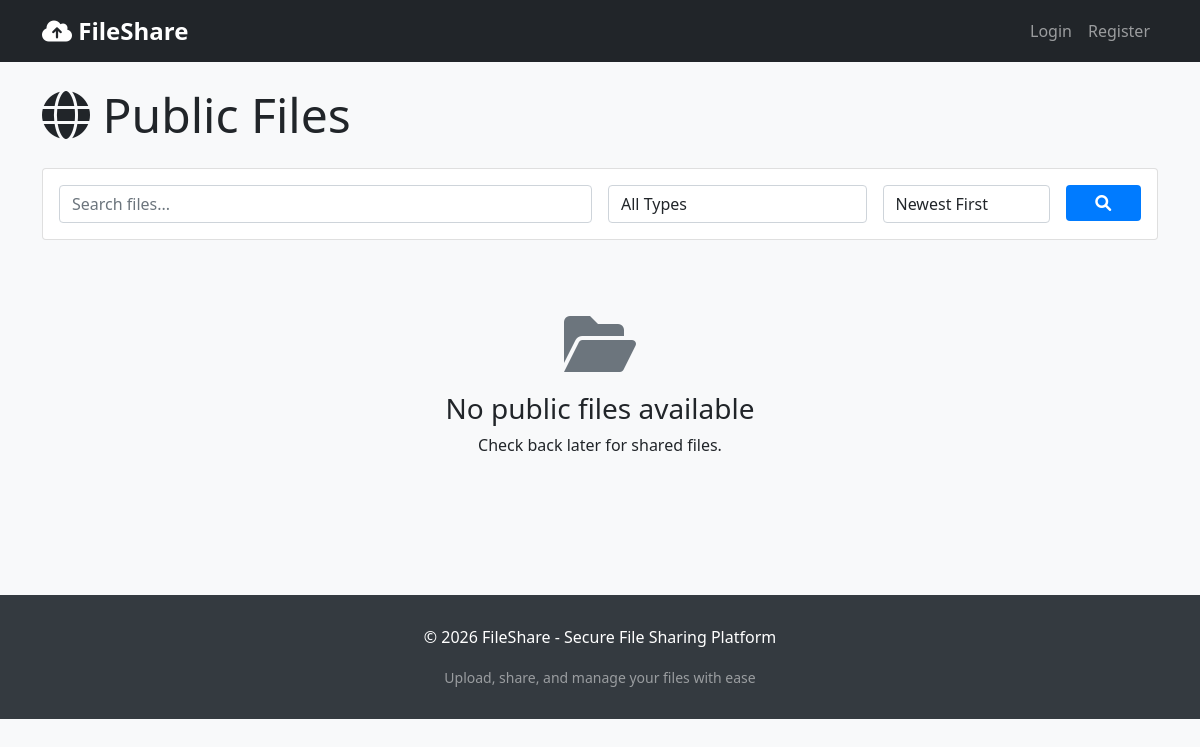
Page /public-files/ on the earlier database version.
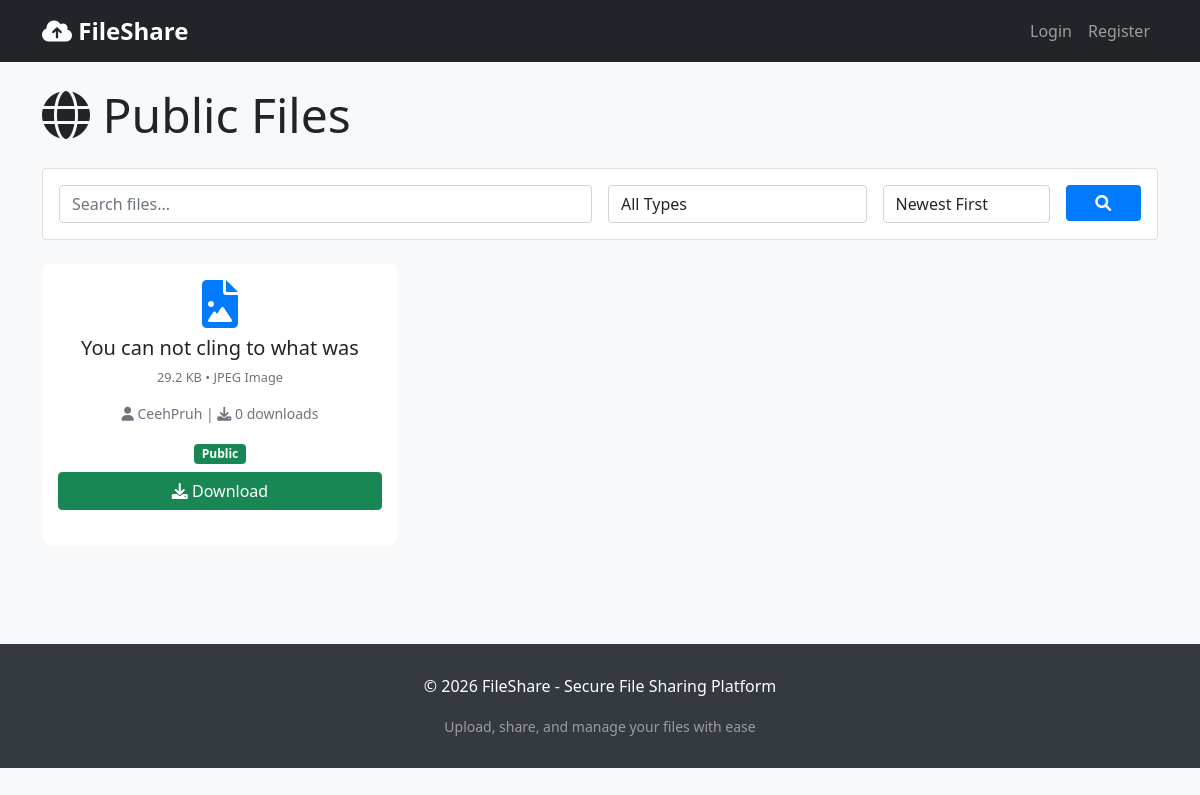
Same page on the later database version.
### files/models.py (models this page shows, shortened)
class File(models.Model):
    ACCESS_CHOICES = (
        ('public', 'Public - Anyone can access'),
        ('private', 'Private - Only me'),
        ('shared', 'Shared - Specific users'),
        ('link', 'Link - Anyone with link'),
    )
    file = models.FileField(upload_to=get_file_path, max_length=500)
    original_name = models.CharField(max_length=255)
    file_size = models.BigIntegerField(default=0)
    file_type = models.CharField(max_length=100, blank=True)
    file_hash = models.CharField(max_length=64, unique=True, blank=True)
    title = models.CharField(max_length=255, blank=True)
    description = models.TextField(blank=True)
    uploaded_by = models.ForeignKey(User, on_delete=models.CASCADE, related_name='uploaded_files')
    access_type = models.CharField(max_length=10, choices=ACCESS_CHOICES, default='private')
    allowed_users = models.ManyToManyField(User, blank=True, related_name='shared_files')
    access_code = models.CharField(max_length=20, blank=True, unique=True, null=True)
    password = models.CharField(max_length=255, blank=True, null=True)  # Hashed password
    expires_at = models.DateTimeField(null=True, blank=True)
    max_downloads = models.PositiveIntegerField(default=0, help_text="0 = unlimited")
    download_count = models.PositiveIntegerField(default=0)
    is_active = models.BooleanField(default=True)
    created_at = models.DateTimeField(auto_now_add=True)
    updated_at = models.DateTimeField(auto_now=True)
    class Meta:
        ordering = ['-created_at']
        indexes = [
            models.Index(fields=['access_code']),
            models.Index(fields=['uploaded_by', '-created_at']),
            models.Index(fields=['expires_at']),
        ]
    def is_expired(self):
        if self.expires_at:
            return timezone.now() > self.expires_at
        return False
    def can_download(self):
        if not self.is_active:
            return False
        if self.is_expired():
            return False
        if self.max_downloads > 0 and self.download_count >= self.max_downloads:
            return False
        return True
    def get_readable_size(self):
        for unit in ['B', 'KB', 'MB', 'GB']:
            if self.file_size < 1024.0:
                return f"{self.file_size:.1f} {unit}"
            self.file_size /= 1024.0
        return f"{self.file_size:.1f} GB"

### files/views.py (the view)
# urls.py: path('public-files/', views.file_list, name='file_list'),  # For public file listing
def file_list(request):
    files = File.objects.filter(access_type='public', is_active=True)
    search_query = request.GET.get('q')
    file_type = request.GET.get('file_type')
    sort_by = request.GET.get('sort', '-created_at')
    if search_query:
        files = files.filter(
            Q(original_name__icontains=search_query) |
            Q(title__icontains=search_query) |
            Q(description__icontains=search_query)
        )
    if file_type:
        files = files.filter(file_type=file_type)
    files = files.order_by(sort_by)
    paginator = Paginator(files, 12)
    page = request.GET.get('page')
    files = paginator.get_page(page)
    return render(request, 'files/file_list.html', {'files': files})

### files/templates/files/file_list.html (shortened to what this page needs)
{% extends 'files/base.html' %}
{% block content %}
<div class="row">
    <div class="col-12">
        <h1 class="display-5 mb-4">
            <i class="fas fa-globe"></i> Public Files
        </h1>
        <div class="card mb-4">
            <div class="card-body">
                <form method="get" class="row g-3">
                    <div class="col-md-6">
                        <input type="text" name="q" class="form-control" placeholder="Search files..." value="{{ request.GET.q }}">
                    </div>
                    <div class="col-md-3">
                        <select name="file_type" class="form-control">
                            <option value="">All Types</option>
                        </select>
                    </div>
                    <div class="col-md-2">
                        <select name="sort" class="form-control">
                            <option value="-created_at" {% if request.GET.sort == '-created_at' %}selected{% endif %}>Newest First</option>
                        </select>
                    </div>
                    <div class="col-md-1">
                        <button type="submit" class="btn btn-primary w-100">
                            <i class="fas fa-search"></i>
                        </button>
                    </div>
                </form>
            </div>
        </div>
        <div class="row">
            {% for file in files %}
            <div class="col-md-4 mb-4">
                <div class="card file-card h-100">
                    <div class="card-body text-center">
                        <i class="fas {% if 'pdf' in file.file_type|lower %}fa-file-pdf{% elif 'image' in file.file_type|lower %}fa-file-image{% elif 'word' in file.file_type|lower %}fa-file-word{% elif 'excel' in file.file_type|lower %}fa-file-excel{% elif 'zip' in file.file_type|lower %}fa-file-archive{% else %}fa-file{% endif %} file-icon"></i>
                        <h5 class="card-title mt-2">{{ file.title|default:file.original_name|truncatechars:30 }}</h5>
                        <p class="file-size">{{ file.get_readable_size }} • {{ file.file_type }}</p>
                        <p class="text-muted small">
                            <i class="fas fa-user"></i> {{ file.uploaded_by.username }} |
                            <i class="fas fa-download"></i> {{ file.download_count }} downloads
                        </p>
                        <div class="mb-2">
                            {% if file.access_type == 'public' %}
                            <span class="badge bg-success">Public</span>
                            {% elif file.access_type == 'link' %}
                            <span class="badge bg-warning">Link Access</span>
                            {% else %}
                            <span class="badge bg-secondary">Restricted</span>
                            {% endif %}
                        </div>
                        {% if file.can_download %}
                        <a href="{% url 'files:download' file.id %}" class="btn btn-success w-100">
                            <i class="fas fa-download"></i> Download
                        </a>
                        {% else %}
                        <button class="btn btn-secondary w-100" disabled>
                            <i class="fas fa-ban"></i> Not Available
                        </button>
                        {% endif %}
                    </div>
                </div>
            </div>
            {% empty %}
            <div class="col-12 text-center py-5">
                <i class="fas fa-folder-open fa-4x text-muted mb-3"></i>
                <h3>No public files available</h3>
                <p>Check back later for shared files.</p>
            </div>
            {% endfor %}
        </div>
    </div>
</div>
{% endblock %}

### files/templates/files/base.html (shortened to what this page needs)
{% load static %}
<!DOCTYPE html>
<html lang="en">
<head>
    <link href="https://cdn.jsdelivr.net/npm/bootstrap@5.1.3/dist/css/bootstrap.min.css" rel="stylesheet">
    <link rel="stylesheet" href="https://cdnjs.cloudflare.com/ajax/libs/font-awesome/6.0.0/css/all.min.css">
</head>
<body>
    <nav class="navbar navbar-expand-lg navbar-dark bg-dark">
        <div class="container">
            <a class="navbar-brand" href="{% url 'files:home' %}">
                <i class="fas fa-cloud-upload-alt"></i> FileShare
            </a>
            <div class="collapse navbar-collapse" id="navbarNav">
                <ul class="navbar-nav ms-auto">
                    {% if user.is_authenticated %}
                    <li class="nav-item">
                        <a class="nav-link" href="{% url 'files:my_files' %}">
                            <i class="fas fa-folder"></i> My Files
                        </a>
                    </li>
                    <li class="nav-item">
                        <a class="nav-link" href="{% url 'files:shared_with_me' %}">
                            <i class="fas fa-share-alt"></i> Shared
                        </a>
                    </li>
                    <li class="nav-item">
                        <a class="nav-link" href="{% url 'files:upload' %}">
                            <i class="fas fa-upload"></i> Upload
                        </a>
                    </li>
                    <li class="nav-item dropdown">
                        <a class="nav-link dropdown-toggle" href="#" id="userDropdown" role="button" data-bs-toggle="dropdown">
                            <i class="fas fa-user"></i> {{ user.username }}
                        </a>
                        <ul class="dropdown-menu">
                            <li><a class="dropdown-item" href="{% url 'files:logout' %}">
                                <i class="fas fa-sign-out-alt"></i> Logout
                            </a></li>
                        </ul>
                    </li>
                    {% else %}
                    <li class="nav-item">
                        <a class="nav-link" href="{% url 'files:login' %}">Login</a>
                    </li>
                    <li class="nav-item">
                        <a class="nav-link" href="{% url 'files:register' %}">Register</a>
                    </li>
                    {% endif %}
                </ul>
            </div>
        </div>
    </nav>
    <main>
        <div class="container py-4">
            {% block content %}
            {% endblock %}
        </div>
    </main>
    <footer>
        <div class="container text-center">
            <p>&copy; {% now "Y" %} FileShare - Secure File Sharing Platform</p>
            <small class="text-white-50">Upload, share, and manage your files with ease</small>
        </div>
    </footer>
</body>
</html>

### files/templates/files/base.html (style rules this page uses)
body { background-color: #f8f9fa; font-family: 'Segoe UI', Tahoma, Geneva, Verdana, sans-serif; }
.navbar-brand { font-weight: bold; font-size: 1.5rem; }
.file-card { transition: transform 0.2s, box-shadow 0.2s; margin-bottom: 20px; border: none; border-radius: 10px; }
.file-icon { font-size: 3rem; color: #007bff; }
.file-size { font-size: 0.8rem; color: #6c757d; }
footer { background: #343a40; color: white; padding: 30px 0; margin-top: 50px; }
.btn-primary { background: #007bff; border: none; }

Differences in the rows shown:
added File: title "You can not cling to what was", get_readable_size "29.2 KB", file_type "JPEG Image", uploaded_by.username "CeehPruh", download_count "0", access_type "Public", is_active True (drawn)
Other differences:
text no longer shown: "No public files available Check back later for shared files."
